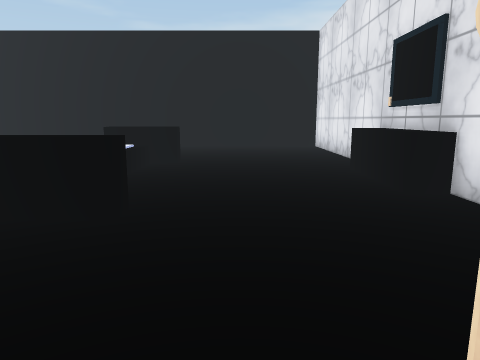
View 1 (above)

18 first-person views from a walk through a scene from a Unity 3-D project. The camera is 1.2 m above the floor, tilts 10° down and sees 70° across. The floor is counted in squares, 1 m on a side. Each view is taken from the middle of a square. On the plan, view 1 faces up. The plan holds only what a view shows up to about 14 squares ahead; the rest is blank. The player is left out. Some animated figures are not drawn. Some surface patterns are stand-ins.

View 2
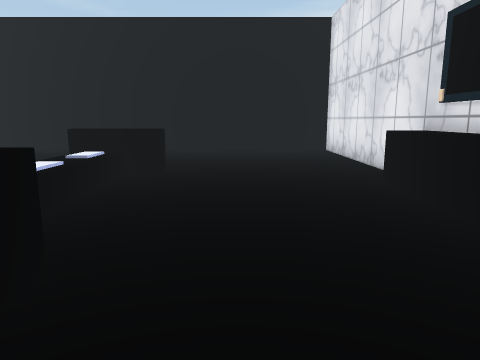

View 3
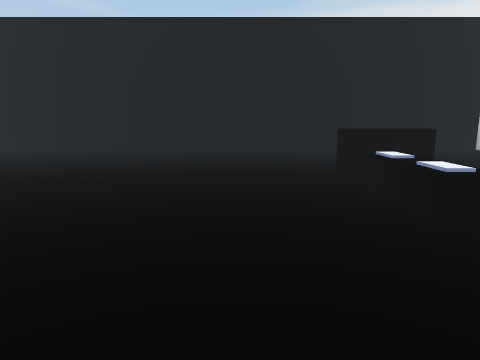

View 4
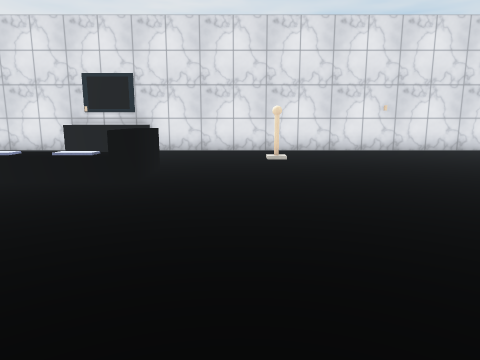

View 5
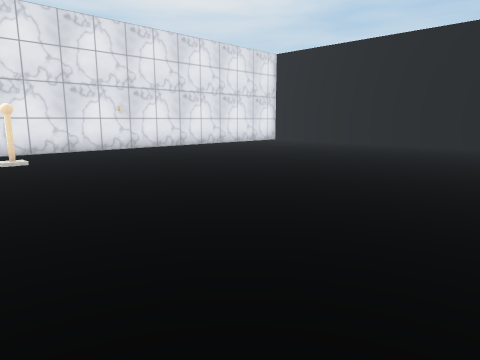

View 6
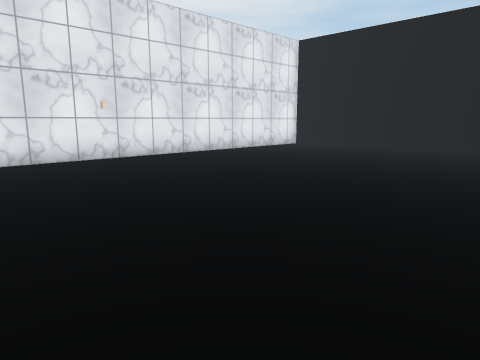

View 7
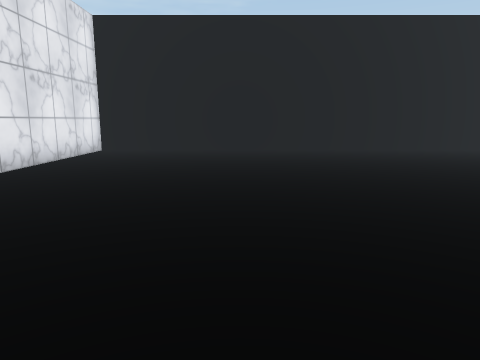

View 8
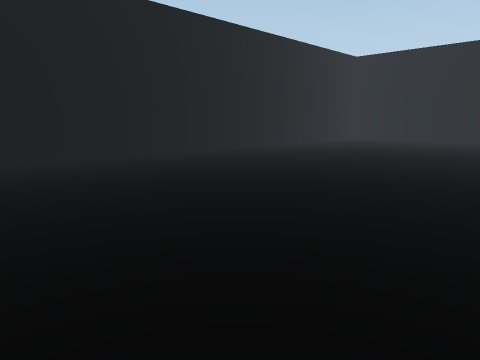

View 9
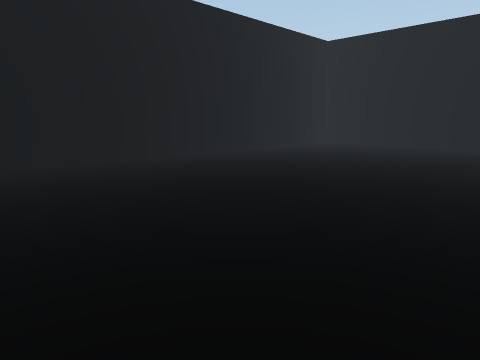

View 10
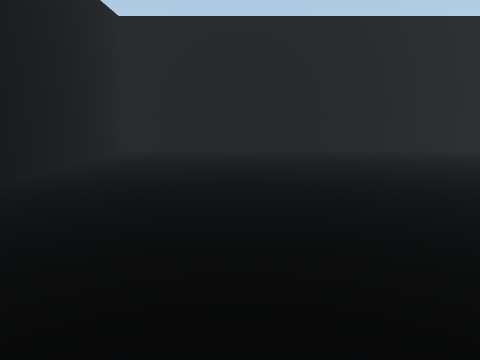

View 11
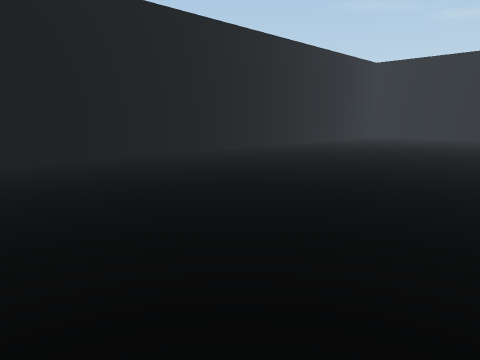

View 12
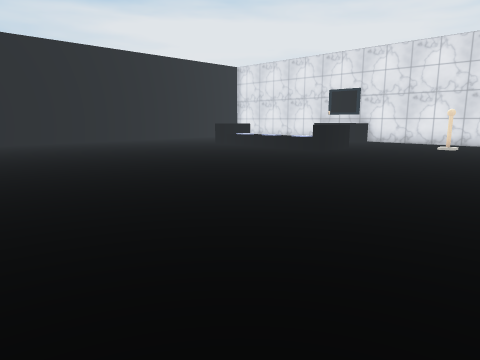

View 13
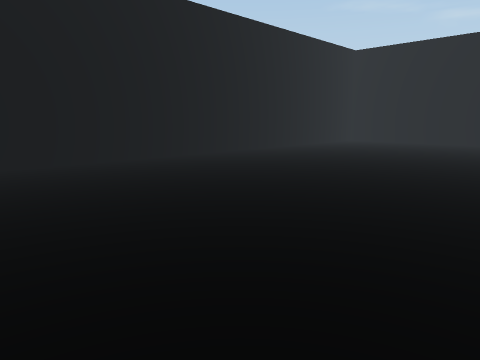

View 14
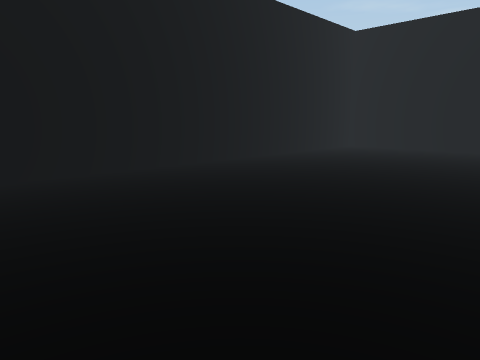

View 15
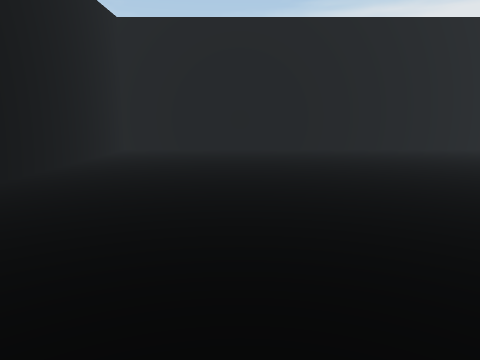

View 16
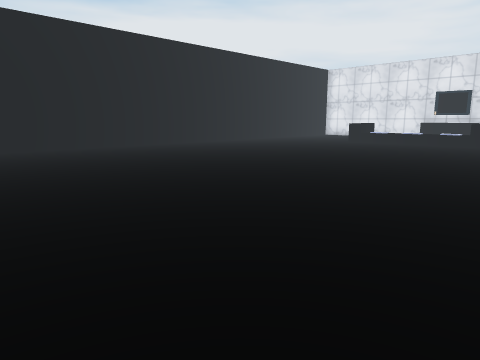

View 17
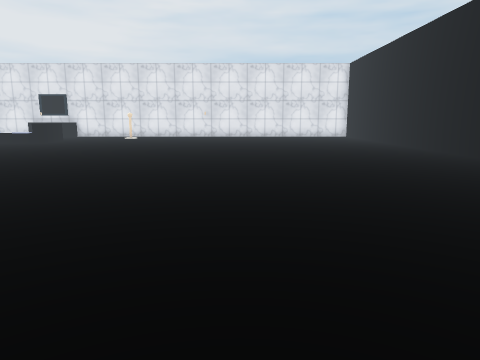

View 18
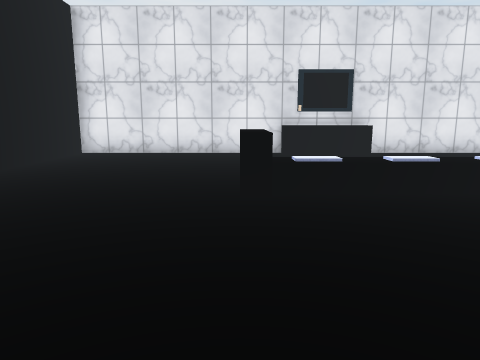

### Floor plan
Points are (right, up) in squares from view 1. A wall is a line through its corners. A room is listed if a view was taken in it or the views show most of it. See-through windows are left out.
Room 1 (views 1, 2, 3, 4, 5, 6, 7, 8, 9, 10, 11, 12, 13, 14, 15, 16, 17, 18)
walls: (3.4, -13.5) (3.4, 15.7) (-25.6, 15.7) (-25.6, -13.5) (3.4, -13.5)
low walls: (3.5, 5.5) (2.8, 5.5) (2.8, 6.6); (2.8, 7.4) (2.8, 8.5) (3.4, 8.5)
objects: other object (1, 1); other object (2, 1); other object (3, 7) to (4, 7)

Positions as (right, up) in squares from view 1, and headings:
1: (0, 0), facing up
2: (0, 2), facing up
3: (-6, 2), facing up
4: (-10, 2), facing right
5: (-10, 3), facing down-right
6: (-7, 1), facing down-right
7: (-2, 0), facing down
8: (-5, -3), facing down-left
9: (-10, -4), facing down-left
10: (-12, -9), facing left
11: (-15, -8), facing up-left
12: (-15, -3), facing up-right
13: (-16, -3), facing up-left
14: (-18, 1), facing up-left
15: (-21, 2), facing up
16: (-21, 1), facing up-right
17: (-21, -6), facing right
18: (-9, 10), facing right
